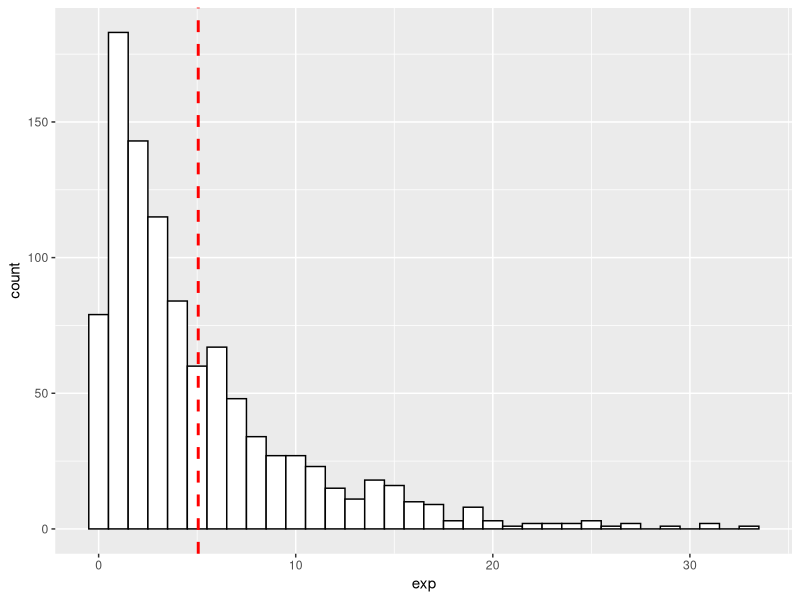
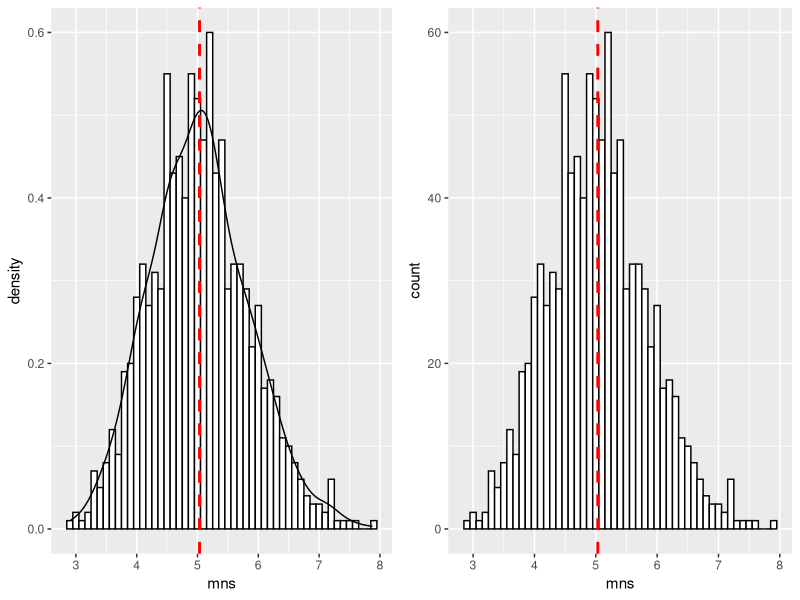

These figures' R source, in order:
## ---- chunk 1
library(ggplot2)
library(grid)

# Multiple plot function
#
# ggplot objects can be passed in ..., or to plotlist (as a list of ggplot objects)
# - cols:   Number of columns in layout
# - layout: A matrix specifying the layout. If present, 'cols' is ignored.
#
# If the layout is something like matrix(c(1,2,3,3), nrow=2, byrow=TRUE),
# then plot 1 will go in the upper left, 2 will go in the upper right, and
# 3 will go all the way across the bottom.
#
multiplot <- function(..., plotlist=NULL, file, cols=1, layout=NULL) {
  library(grid)

  # Make a list from the ... arguments and plotlist
  plots <- c(list(...), plotlist)

  numPlots = length(plots)

  # If layout is NULL, then use 'cols' to determine layout
  if (is.null(layout)) {
    # Make the panel
    # ncol: Number of columns of plots
    # nrow: Number of rows needed, calculated from # of cols
    layout <- matrix(seq(1, cols * ceiling(numPlots/cols)),
                    ncol = cols, nrow = ceiling(numPlots/cols))
  }

 if (numPlots==1) {
    print(plots[[1]])

  } else {
    # Set up the page
    grid.newpage()
    pushViewport(viewport(layout = grid.layout(nrow(layout), ncol(layout))))

    # Make each plot, in the correct location
    for (i in 1:numPlots) {
      # Get the i,j matrix positions of the regions that contain this subplot
      matchidx <- as.data.frame(which(layout == i, arr.ind = TRUE))

      print(plots[[i]], vp = viewport(layout.pos.row = matchidx$row,
                                      layout.pos.col = matchidx$col))
    }
  }
}

#http://www.cookbook-r.com/Graphs/Multiple_graphs_on_one_page_(ggplot2)/
## ---- chunk 2
lambda <- 0.2
exp <- rexp(n=1000, rate = lambda)
exp_mean <- mean(exp)
theoretical_mean <- (1/lambda)
## ---- chunk 3
ggplot() + aes(exp)+ 
  geom_histogram( binwidth=1, colour="black", fill="white") + 
  geom_vline(aes(xintercept=exp_mean), color="red", linetype="dashed", size=1) 

## ---- chunk 4
sample_size <- 40 
mns <- rep(0,1000)
for (i in 1:1000) {
  mns[i] <- mean(exp[sample(1:1000, sample_size, replace=FALSE)])
}

sample_var <- var(mns)
theoretical_var <- (1/lambda)^2 / sample_size

## ---- chunk 5
#distribution of 1000 averages of 40 random uniforms
## ---- chunk 6
 
p1 <- 
  ggplot() + aes(mns)+ 
  geom_histogram(aes(y=..density..), binwidth=0.1, colour="black", fill="white") + 
  geom_vline(aes(xintercept=mean(mns, na.rm=T)), color="red", linetype="dashed", size=1) +  
  geom_density(alpha=.2)

p2 <- 
  ggplot() + aes(mns)+ 
  geom_histogram( binwidth=0.1, colour="black", fill="white") + 
  geom_vline(aes(xintercept=mean(mns, na.rm=T)), color="red", linetype="dashed", size=1)  

multiplot(p1,p2,cols=2)


 
